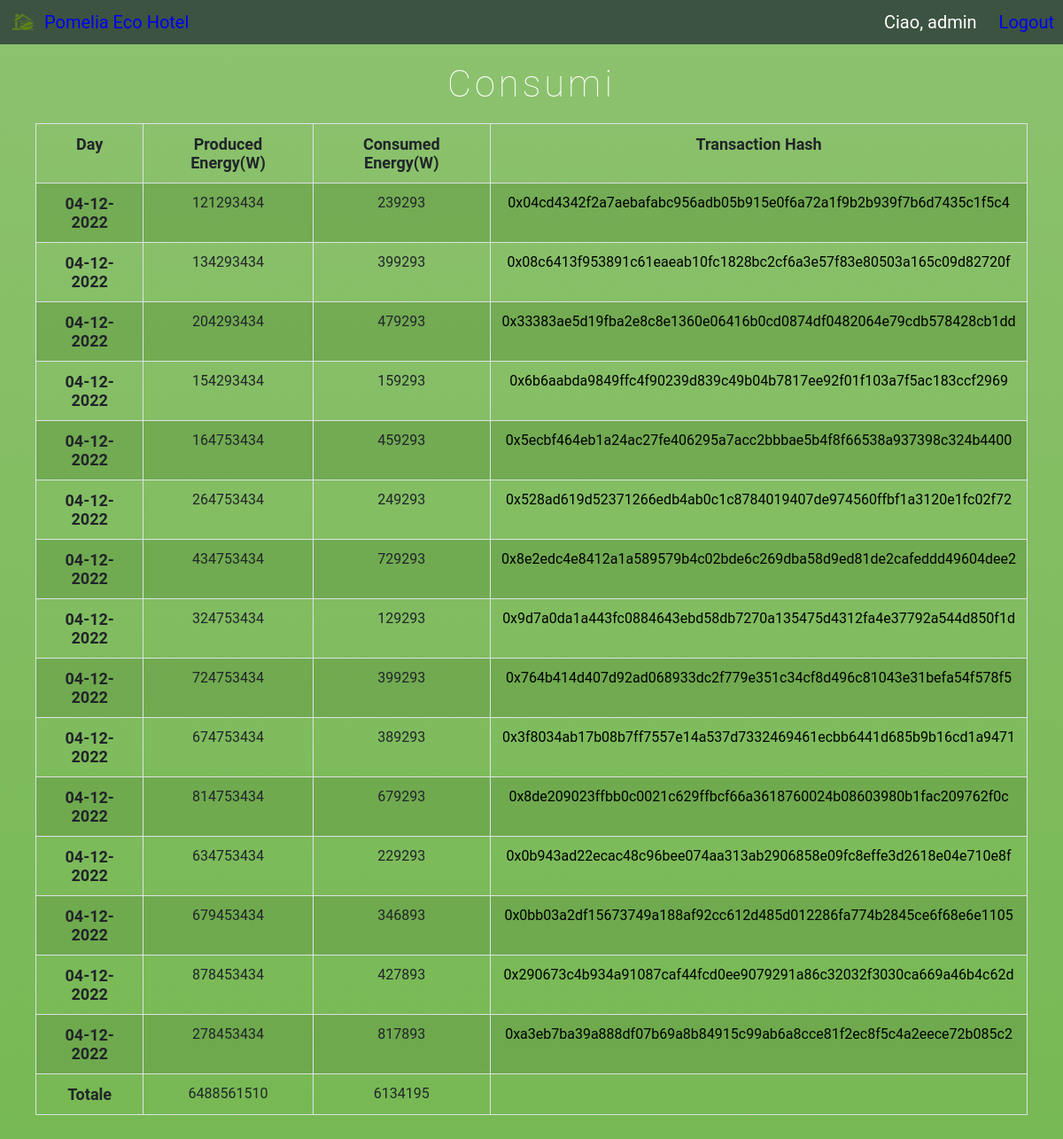
The page /consumi/ (signed in) on the database its author committed.
### accounts/models.py (models this page shows, shortened)
class Consumi(models.Model):
    datetime = models.DateTimeField(auto_now_add=True)
    produced_energy_in_watt = models.TextField()
    consumed_energy_in_watt = models.TextField()
    hash = models.CharField(max_length=32, default=None, null=True)
    hash2 = models.CharField(max_length=32, default=None, null=True)
    txId=models.CharField(max_length=66, default=None, null=True)

### accounts/views.py (the view, shortened to what this page needs)
# urls.py: path('consumi/', views.consumiPage, name='consumi'),
@csrf_exempt
@login_required(login_url='login')
def consumiPage(request):
    data = Consumi.objects.all()
    totaleP = 0
    totaleC = 0
    for object in data:
        totaleP += int(object.produced_energy_in_watt)
        totaleC += int(object.consumed_energy_in_watt)
    return render(request, 'accounts/consumi.html',  {'data': data, 'totaleP': totaleP, 'totaleC': totaleC})

### accounts/templates/accounts/consumi.html (shortened to what this page needs)
{% extends 'accounts/common.html' %}
{% block content %}
<div class="wrapper-nav">
    <div class="table-wrap">
        <h1>Consumi</h1>
        <table class="table">
            <thead>
                <tr>
                    <th>Day</th>
                    <th>Produced Energy(W)</th>
                    <th>Consumed Energy(W)</th>
                    <th>Transaction Hash</th>
                </tr>
            </thead>
            <tbody>
                {% for object in data %}
                <tr>
                    <th>
                        {{object.datetime|date:'d-m-Y'}}
                    </th>
                    <td>
                        {{object.produced_energy_in_watt}}
                    </td>
                    <td>
                        {{object.consumed_energy_in_watt}}
                    </td>
                    <td>
                        <a href="https://goerli.etherscan.io/tx/{{object.txId}}" target="_blank">{{object.txId}}</a>
                    </td>
                </tr>
                {% endfor %}
                {% if request.user.is_staff %}
                <tr>
                    <th>Totale</th>
                    <td>
                        {{totaleP}}
                    </td>
                    <td>
                        {{totaleC}}
                    </td>
                    <td></td>
                </tr>
                {% endif %}
            </tbody>
        </table>
    </div>
    <ul class="colorlib-bubbles">
    </ul>
</div>
{% endblock %}

### accounts/templates/accounts/common.html (shortened to what this page needs)
<!doctype html>
<html lang="it">
<head>
    <link href="/static/css/style.css" rel="stylesheet" type="text/css" media="all" />
</head>
<body>
    <nav class="navbar">
        <div class="nav-elem">
            <a class="logo" href="{% url 'home' %}">
                {% load static %}
                <img src="{% static 'accounts/logo.png' %}" alt="" width="30" height="24"
                    class="img">
                Pomelia Eco Hotel
            </a>
        </div>
        <div class="nav-elem">
            <span class="hello-msg">Ciao, {{request.user}}</span>
            <span> <a href="{% url 'logout' %}">Logout</a></span>
        </div>
    </nav>
    {% block content %}
    {% endblock %}
</body>
</html>

### accounts/static/css/style.css (style rules this page uses)
.navbar { display: flex; position: fixed; justify-content: space-between; align-items: center; background-color: rgb(60, 83, 65); height: 50px; width: 100%; text-decoration: none; font-size: 20px; color: white; z-index: 10; top: 0; }
.nav-elem { padding: 10px; }
.logo { display: flex; align-items: center; }
.hello-msg { margin-right: 20px; }
.img { margin-right: 10px; }
.wrapper-nav { z-index: 9; height: 100%; width: 100%; }
.table-wrap { display: flex; flex-direction: column; padding: 70px 20px; }
.table { color: #212529; margin: 20px; border-collapse: collapse; overflow-x: scroll; }
.table th, .table td { padding: 0.75rem; vertical-align: top; border: 1px solid #dee2e6; text-align: center; text-decoration: none; }
tbody tr:nth-child(odd) { background-color: rgba(106, 163, 75, 0.692); }
.table thead { font-weight: bold; font-size: 18px; }
.table tbody tr th { font-weight: bold; font-size: 18px; }
.table a { text-decoration: none; color: black; }
html, body, div, span, applet, object, iframe, h1, h2, h3, h4, h5, h6, p, blockquote, pre, a, abbr, acronym, address, big, cite, code, del, dfn, em, img, ins, kbd, q, s, samp, small, strike, strong, sub, sup, tt, var, b, u, i, dl, dt, dd, ol, nav ul, nav li, fieldset, form, label, legend, table, caption, tbody, tfoot, thead, tr, th, td, article, aside, canvas, details, embed, figure, figcaption, footer, header, hgroup, menu, nav, output, ruby, section, summary, time, mark, audio, video { margin: 0; padding: 0; border: 0; font-size: 100%; font: inherit; vertical-align: baseline; }
html, body { height: 100%; }
article, aside, details, figcaption, figure, footer, header, hgroup, menu, nav, section { display: block; }
ol, ul { list-style: none; margin: 0px; padding: 0px; }
table { border-collapse: collapse; border-spacing: 0; }
a { text-decoration: none; }
img { max-width: 100%; }
body { background: #76b852; background: -webkit-linear-gradient(to top, #76b852, #8DC26F); background: -moz-linear-gradient(to top, #76b852, #8DC26F); background: -o-linear-gradient(to top, #76b852, #8DC26F); background: linear-gradient(to top, #76b852, #8DC26F); background-size: cover; background-attachment: fixed; font-family: 'Roboto', sans-serif; }
h1 { font-size: 3em; text-align: center; color: #fff; font-weight: 100; text-transform: capitalize; letter-spacing: 4px; font-family: 'Roboto', sans-serif; }
.colorlib-bubbles { position: absolute; top: 0; left: 0; width: 100%; height: 100%; z-index: -1; overflow: hidden; }
@media (max-width:1366px) { h1 { font-size: 2.6em; } }

### rows shown on the page
Consumi: datetime "04-12-2022", produced_energy_in_watt "121293434", consumed_energy_in_watt "239293", txId "0x04cd4342f2a7aebafabc956adb05b915e0f6a72a1f9b2b939f7b6d7435c1f5c4"
Consumi: datetime "04-12-2022", produced_energy_in_watt "134293434", consumed_energy_in_watt "399293", txId "0x08c6413f953891c61eaeab10fc1828bc2cf6a3e57f83e80503a165c09d82720f"
Consumi: datetime "04-12-2022", produced_energy_in_watt "204293434", consumed_energy_in_watt "479293", txId "0x33383ae5d19fba2e8c8e1360e06416b0cd0874df0482064e79cdb578428cb1dd"
Consumi: datetime "04-12-2022", produced_energy_in_watt "154293434", consumed_energy_in_watt "159293", txId "0x6b6aabda9849ffc4f90239d839c49b04b7817ee92f01f103a7f5ac183ccf2969"
Consumi: datetime "04-12-2022", produced_energy_in_watt "164753434", consumed_energy_in_watt "459293", txId "0x5ecbf464eb1a24ac27fe406295a7acc2bbbae5b4f8f66538a937398c324b4400"
Consumi: datetime "04-12-2022", produced_energy_in_watt "264753434", consumed_energy_in_watt "249293", txId "0x528ad619d52371266edb4ab0c1c8784019407de974560ffbf1a3120e1fc02f72"
Consumi: datetime "04-12-2022", produced_energy_in_watt "434753434", consumed_energy_in_watt "729293", txId "0x8e2edc4e8412a1a589579b4c02bde6c269dba58d9ed81de2cafeddd49604dee2"
Consumi: datetime "04-12-2022", produced_energy_in_watt "324753434", consumed_energy_in_watt "129293", txId "0x9d7a0da1a443fc0884643ebd58db7270a135475d4312fa4e37792a544d850f1d"
Consumi: datetime "04-12-2022", produced_energy_in_watt "724753434", consumed_energy_in_watt "399293", txId "0x764b414d407d92ad068933dc2f779e351c34cf8d496c81043e31befa54f578f5"
Consumi: datetime "04-12-2022", produced_energy_in_watt "674753434", consumed_energy_in_watt "389293", txId "0x3f8034ab17b08b7ff7557e14a537d7332469461ecbb6441d685b9b16cd1a9471"
Consumi: datetime "04-12-2022", produced_energy_in_watt "814753434", consumed_energy_in_watt "679293", txId "0x8de209023ffbb0c0021c629ffbcf66a3618760024b08603980b1fac209762f0c"
Consumi: datetime "04-12-2022", produced_energy_in_watt "634753434", consumed_energy_in_watt "229293", txId "0x0b943ad22ecac48c96bee074aa313ab2906858e09fc8effe3d2618e04e710e8f"
Consumi: datetime "04-12-2022", produced_energy_in_watt "679453434", consumed_energy_in_watt "346893", txId "0x0bb03a2df15673749a188af92cc612d485d012286fa774b2845ce6f68e6e1105"
Consumi: datetime "04-12-2022", produced_energy_in_watt "878453434", consumed_energy_in_watt "427893", txId "0x290673c4b934a91087caf44fcd0ee9079291a86c32032f3030ca669a46b4c62d"
Consumi: datetime "04-12-2022", produced_energy_in_watt "278453434", consumed_energy_in_watt "817893", txId "0xa3eb7ba39a888df07b69a8b84915c99ab6a8cce81f2ec8f5c4a2eece72b085c2"

### other values the page prints
{{ request.user }} "admin"
{{ totaleP }} "6488561510"
{{ totaleC }} "6134195"
